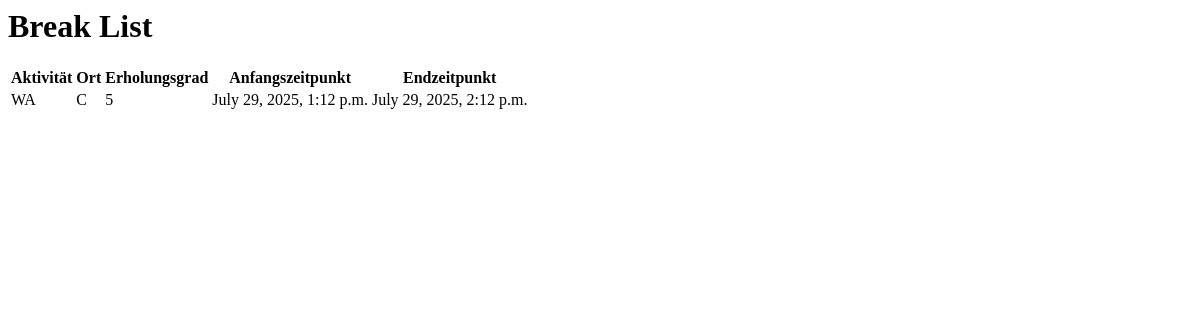
The page /breaktime/break_list/ on the database as committed earlier.
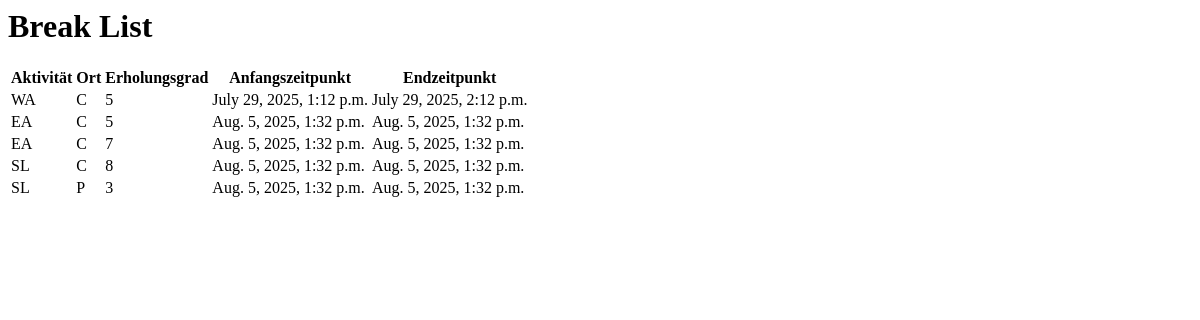
The same page on the database as committed later.
### breaktime/models.py (models this page shows, shortened)
class Break(models.Model):
    ACTIVITY_CHOICES = [(choice, choice) for choice in ["Walk", "Sleep", "Eat", "Smalltalk"]]
    PLACE_CHOICES = [(choice, choice) for choice in ["Office", "Park", "Forest", "Cafe"]]
    start_time = models.DateTimeField()
    end_time = models.DateTimeField()
    activity = models.CharField(max_length=20, choices=ACTIVITY_CHOICES, default=ACTIVITY_CHOICES[0][0])
    place = models.CharField(max_length=20, choices=PLACE_CHOICES, default=PLACE_CHOICES[0][0])
    recreation = models.IntegerField(choices=ONE_TO_TEN_SCALE, default=5) # import from aux module

### breaktime/views.py (the view)
# urls.py: path("break_list/", views.BreakListView.as_view(), name="break_list"),
class BreakListView(generic.ListView):
    model = Break
    context_object_name = "break_list_context"
    template_name = "breaktime/break_list.html"
    def get_queryset(self):
        return Break.objects.all()[0:4 + 1]

### breaktime/templates/breaktime/break_list.html
{% block content %}
  <h1>Break List</h1>
  {% if break_list_context %}
    <table>
        <tr>
            <th>Aktivität</th>
            <th>Ort</th>
            <th>Erholungsgrad</th>
            <th>Anfangszeitpunkt</th>
            <th>Endzeitpunkt</th>
        </tr>
        {% for break in break_list_context %}
        <tr>
            <td>{{ break.activity }}</td>
            <td>{{ break.place }}</td>
            <td>{{ break.recreation }}</td>
            <td>{{ break.start_time }}</td>
            <td>{{ break.end_time }}</td>
        </tr>
        {% endfor %}
    </table>
  {% else %}
    <p>Keine Pausen gefunden.</p>
  {% endif %}
{% endblock %}

Rows that differ between the two databases and show on the page:
added Break: activity "EA", place "C", recreation "5", start_time "Aug. 5, 2025, 1:32 p.m.", end_time "Aug. 5, 2025, 1:32 p.m."
added Break: activity "EA", place "C", recreation "7", start_time "Aug. 5, 2025, 1:32 p.m.", end_time "Aug. 5, 2025, 1:32 p.m."
added Break: activity "SL", place "C", recreation "8", start_time "Aug. 5, 2025, 1:32 p.m.", end_time "Aug. 5, 2025, 1:32 p.m."
added Break: activity "SL", place "P", recreation "3", start_time "Aug. 5, 2025, 1:32 p.m.", end_time "Aug. 5, 2025, 1:32 p.m."
